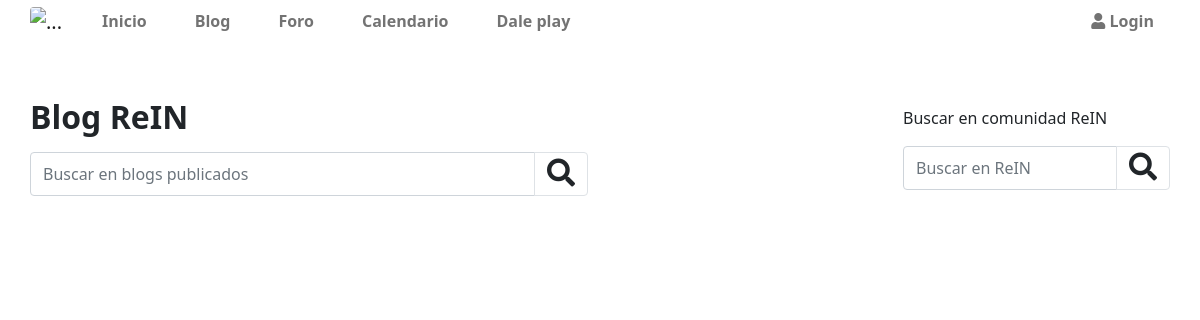
Page /appblog/blog/ on the earlier database version.
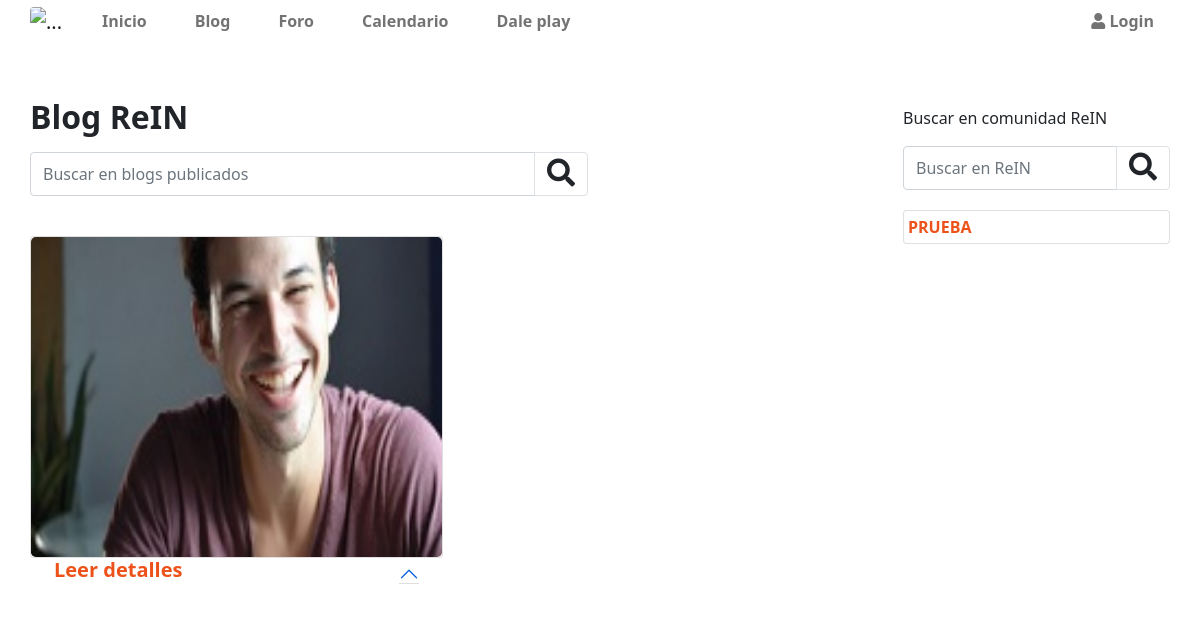
Same page on the later database version.
### appblog/models.py (models this page shows, shortened)
class blogm(models.Model):
    tituloblog=models.CharField(max_length=120,verbose_name='Titulo')
    contenidoblog=models.TextField(verbose_name='Descripción del blog')
    autorblog=models.ForeignKey(User,on_delete=models.CASCADE,related_name='blogm',verbose_name='Autor')
    imagenblog=models.ImageField(default='logo.jpg',upload_to='blog',null=True,blank=True,verbose_name='Imagen del blog')
    categoriablog = models.ManyToManyField(categorias,related_name='categoriasblog',verbose_name='Categorias')
    created=models.DateTimeField(auto_now_add=True)
    updated=models.DateTimeField(auto_now_add=True)
    class Meta:
        verbose_name='blogm'
        verbose_name_plural='blogms'
        ordering = ['-created']

### appcategorias/models.py (models this page shows, shortened)
class categorias(models.Model):
    nombre=models.CharField(max_length=50)
    created=models.DateTimeField(auto_now_add=True)
    updated=models.DateTimeField(auto_now_add=True)
    class Meta:
        verbose_name='categoria'
        verbose_name_plural='categorias'
        ordering = ['-created']

### appblog/views.py (the view)
# urls.py: path('blog/',views.blog,name="blog"),
def blog(request):
    blogs = blogm.objects.all()
    comentariosblog = comentariosblogm.objects.all()
    contexto = {'blogs':blogs,'comentariosblog':comentariosblog}
    return render(request,'appblog/blog.html',contexto)

### apprein/context_processors.py (called while the page is built)
def data_templates(request):
    cat = categorias.objects.all()
    subcat = subcategorias.objects.all()
    blog = blogm.objects.all()
    notiblog = notificacionesblog.objects.all().count()
    notiforo = notificacionesforo.objects.all().count()
    notieventos = notificacioneseventos.objects.all().count()
    return{
        'categorias':cat,
        'subcat':subcat,
        'notificaciones':(notiblog+notiforo+notieventos)
    }

### appblog/templates/appblog/blog.html (shortened to what this page needs)
{% extends "apprein/plantilla.html" %}
{% load humanize %}
{% load static %}
{% block content %}
<div class="row">
  <div class="col-12">
      <p class="h2 mb-2 fw-bold py-2">Blog ReIN</p>
  </div>
  <div class="col-12">
    <div class="row mb-4">
      <div class="col-8">
          <form action="/appblog/busquedablog/" method="get" class="d-flex">
            <div class="input-group mb-3">
              <input type="text" name="buscar" class="form-control" value="{{ query }}"  placeholder="Buscar en blogs publicados" aria-label="Recipient's username" aria-describedby="button-addon2">
              <button class="btn btn-outline-light border" type="submit" id="button-addon2"><i class="fas fa-search fs-3 text-dark"></i></button>
            </div>
          </form>
      </div>
      <div class="col-4 d-flex align-items-center justify-content-end">
      </div>
    </div>
  </div>
  {% if blogs %}
  {% for blogpublicados in blogs %}
  <div class="col-12 col-lg-6 mb-2">
    <div class="accordion" id="accordionPanelsStayOpenExample">
      <div class="card">
       {% if blogpublicados.imagenblog %}
       <img src="{{ blogpublicados.imagenblog.url }}" class="img-fluid rounded-3" alt="..." style="width:100%; height:20rem;">
       {% endif %}
      </div>
      <div class="accordion-item border-0">
        <h2 class="accordion-header" id="panelsStayOpen-heading{{blogpublicados.id}}">
          <div class="container d-flex">
            <div class="w-100">
              <p class="h5 fw-bold enlace">Leer detalles</p>
            </div>
            <div class="flex-shrink-1 m-auto">
              <button class="accordion-button bg-white text-dark p-0" type="button" data-bs-toggle="collapse"
                data-bs-target="#panelsStayOpen-collapse{{blogpublicados.id}}" aria-expanded="true"
                aria-controls="panelsStayOpen-collapse{{blogpublicados.id}}">
              </button>
            </div>
          </div>
        </h2>
      </div>
    </div>
  </div>
  {% endfor %}
  {% endif %}
</div>
{% endblock  %}

### apprein/templates/apprein/snipets/apprein/sidebar.html (shortened to what this page needs)
<div class="col-12 col-lg-3">
    <p class="mt-3">Buscar en comunidad ReIN</p>
    <form action="/apprein/buscador/" method="get" class="d-flex">
        <div class="input-group mb-3">
          <input type="text" name="buscar" class="form-control" value="{{valor}}"  placeholder="Buscar en ReIN" aria-label="Recipient's username" aria-describedby="button-addon2">
          <button class="btn btn-outline-light border" type="submit" id="button-addon2"><i class="fas fa-search fs-3 text-dark"></i></button>
        </div>
      </form>
    {% if categorias %}
        {% for cat in categorias  %}
        <ul class="list-group">
            <li class="list-group-item d-flex my-1 justify-content-between p-1 ">
                <div class="d-flex">
                    <a href="{% url 'resultadosporcategoria' cat.id %}" class=" text-uppercase enlace m-auto fw-bold">{{cat.nombre}}</a>
                </div>
            </li>
        </ul>
        {% endfor %}
    {% endif %}
    </div>
  </div>

Differences in the rows shown:
added blogm: imagenblog (picture)
added categorias: nombre "PRUEBA"
